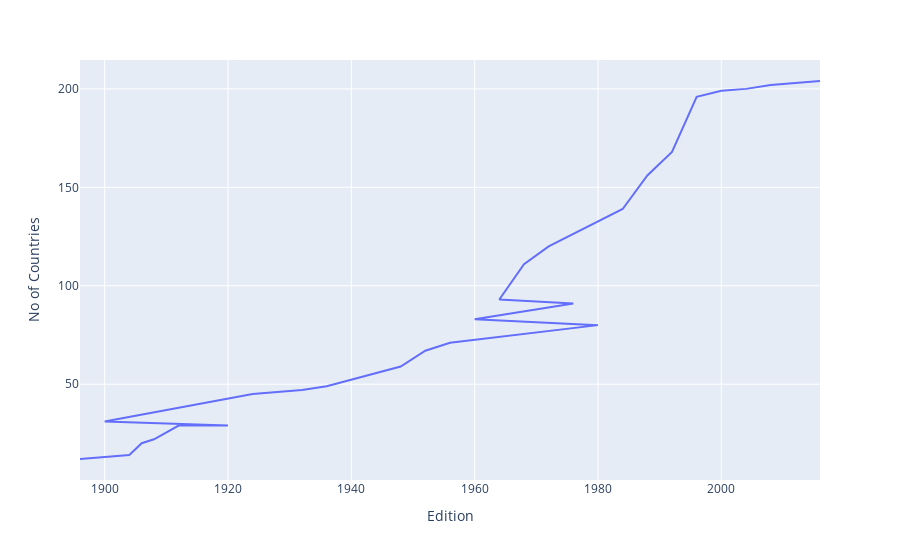

The notebook cell this image was saved under:
### Code cell
fig = px.line(nations_over_time, x = "Edition", y = "No of Countries")
fig.show()

### Figure 1 — Plotly figure (JSON) as saved in the notebook; plotly's stock layout.template omitted (floating-point values rounded to 4 significant figures)
{"data": [{"hovertemplate": "Edition=%{x}<br>No of Countries=%{y}<extra></extra>", "legendgroup": "", "line": {"color": "#636efa", "dash": "solid"}, "marker": {"symbol": "circle"}, "mode": "lines", "name": "", "orientation": "v", "showlegend": false, "type": "scatter", "x": [1896, 1904, 1906, 1908, 1912, 1920, 1900, 1924, 1928, 1932, 1936, 1948, 1952, 1956, 1980, 1960, 1976, 1964, 1968, 1972, 1984, 1988, 1992, 1996, 2000, 2004, 2008, 2012, 2016], "xaxis": "x", "y": [12, 14, 20, 22, 29, 29, 31, 45, 46, 47, 49, 59, 67, 71, 80, 83, 91, 93, 111, 120, 139, 156, 168, 196, 199, 200, 202, 203, 204], "yaxis": "y"}], "layout": {"autosize": true, "legend": {"tracegroupgap": 0}, "margin": {"t": 60}, "xaxis": {"anchor": "y", "autorange": true, "domain": [0, 1], "range": [1896, 2016], "title": {"text": "Edition"}, "type": "linear"}, "yaxis": {"anchor": "x", "autorange": true, "domain": [0, 1], "range": [1.333, 214.7], "title": {"text": "No of Countries"}, "type": "linear"}}}
